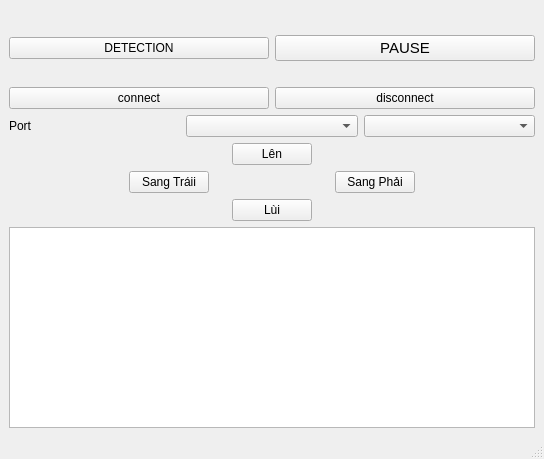
<?xml version="1.0" encoding="UTF-8"?>
<ui version="4.0">
 <class>MainWindow</class>
 <widget class="QMainWindow" name="MainWindow">
  <property name="geometry">
   <rect>
    <x>0</x>
    <y>0</y>
    <width>544</width>
    <height>459</height>
   </rect>
  </property>
  <property name="windowTitle">
   <string>MainWindow</string>
  </property>
  <widget class="QWidget" name="centralwidget">
   <layout class="QVBoxLayout" name="verticalLayout">
    <item>
     <layout class="QHBoxLayout" name="horizontalLayout">
      <item>
       <spacer name="horizontalSpacer">
        <property name="orientation">
         <enum>Qt::Horizontal</enum>
        </property>
        <property name="sizeType">
         <enum>QSizePolicy::Fixed</enum>
        </property>
        <property name="sizeHint" stdset="0">
         <size>
          <width>18</width>
          <height>20</height>
         </size>
        </property>
       </spacer>
      </item>
      <item>
       <widget class="QLabel" name="imgOriginal_2">
        <property name="text">
         <string/>
        </property>
       </widget>
      </item>
      <item>
       <widget class="QLabel" name="imgOriginal">
        <property name="text">
         <string/>
        </property>
       </widget>
      </item>
      <item>
       <spacer name="horizontalSpacer_3">
        <property name="orientation">
         <enum>Qt::Horizontal</enum>
        </property>
        <property name="sizeType">
         <enum>QSizePolicy::Fixed</enum>
        </property>
        <property name="sizeHint" stdset="0">
         <size>
          <width>18</width>
          <height>20</height>
         </size>
        </property>
       </spacer>
      </item>
     </layout>
    </item>
    <item>
     <layout class="QHBoxLayout" name="horizontalLayout_2">
      <item>
       <widget class="QPushButton" name="detection">
        <property name="text">
         <string>DETECTION</string>
        </property>
       </widget>
      </item>
      <item>
       <widget class="QPushButton" name="btnPauseOrResume">
        <property name="font">
         <font>
          <pointsize>11</pointsize>
         </font>
        </property>
        <property name="text">
         <string>PAUSE</string>
        </property>
       </widget>
      </item>
     </layout>
    </item>
    <item>
     <widget class="QLabel" name="label">
      <property name="text">
       <string/>
      </property>
     </widget>
    </item>
    <item>
     <layout class="QHBoxLayout" name="horizontalLayout_8">
      <item>
       <widget class="QPushButton" name="Connect">
        <property name="text">
         <string>connect</string>
        </property>
       </widget>
      </item>
      <item>
       <widget class="QPushButton" name="Disconnect">
        <property name="text">
         <string>disconnect</string>
        </property>
       </widget>
      </item>
     </layout>
    </item>
    <item>
     <layout class="QHBoxLayout" name="horizontalLayout_4">
      <item>
       <widget class="QLabel" name="label_2">
        <property name="text">
         <string>Port</string>
        </property>
       </widget>
      </item>
      <item>
       <widget class="QComboBox" name="comboBox"/>
      </item>
      <item>
       <widget class="QComboBox" name="comboBox_2"/>
      </item>
     </layout>
    </item>
    <item>
     <layout class="QHBoxLayout" name="horizontalLayout_5">
      <item>
       <spacer name="horizontalSpacer_2">
        <property name="orientation">
         <enum>Qt::Horizontal</enum>
        </property>
        <property name="sizeHint" stdset="0">
         <size>
          <width>58</width>
          <height>20</height>
         </size>
        </property>
       </spacer>
      </item>
      <item>
       <widget class="QPushButton" name="Len">
        <property name="text">
         <string>Lên</string>
        </property>
       </widget>
      </item>
      <item>
       <spacer name="horizontalSpacer_4">
        <property name="orientation">
         <enum>Qt::Horizontal</enum>
        </property>
        <property name="sizeHint" stdset="0">
         <size>
          <width>40</width>
          <height>20</height>
         </size>
        </property>
       </spacer>
      </item>
     </layout>
    </item>
    <item>
     <layout class="QHBoxLayout" name="horizontalLayout_3">
      <item>
       <spacer name="horizontalSpacer_8">
        <property name="orientation">
         <enum>Qt::Horizontal</enum>
        </property>
        <property name="sizeHint" stdset="0">
         <size>
          <width>40</width>
          <height>20</height>
         </size>
        </property>
       </spacer>
      </item>
      <item>
       <widget class="QPushButton" name="Sang_Trai">
        <property name="text">
         <string>Sang Tráii</string>
        </property>
       </widget>
      </item>
      <item>
       <spacer name="horizontalSpacer_5">
        <property name="orientation">
         <enum>Qt::Horizontal</enum>
        </property>
        <property name="sizeHint" stdset="0">
         <size>
          <width>40</width>
          <height>20</height>
         </size>
        </property>
       </spacer>
      </item>
      <item>
       <widget class="QPushButton" name="Sang_Phai">
        <property name="text">
         <string>Sang Phải</string>
        </property>
       </widget>
      </item>
      <item>
       <spacer name="horizontalSpacer_9">
        <property name="orientation">
         <enum>Qt::Horizontal</enum>
        </property>
        <property name="sizeHint" stdset="0">
         <size>
          <width>40</width>
          <height>20</height>
         </size>
        </property>
       </spacer>
      </item>
     </layout>
    </item>
    <item>
     <layout class="QHBoxLayout" name="horizontalLayout_7">
      <item>
       <spacer name="horizontalSpacer_6">
        <property name="orientation">
         <enum>Qt::Horizontal</enum>
        </property>
        <property name="sizeHint" stdset="0">
         <size>
          <width>40</width>
          <height>20</height>
         </size>
        </property>
       </spacer>
      </item>
      <item>
       <widget class="QPushButton" name="Lui">
        <property name="text">
         <string>Lùi</string>
        </property>
       </widget>
      </item>
      <item>
       <spacer name="horizontalSpacer_7">
        <property name="orientation">
         <enum>Qt::Horizontal</enum>
        </property>
        <property name="sizeHint" stdset="0">
         <size>
          <width>40</width>
          <height>20</height>
         </size>
        </property>
       </spacer>
      </item>
     </layout>
    </item>
    <item>
     <widget class="QTextEdit" name="textEdit"/>
    </item>
   </layout>
  </widget>
  <widget class="QMenuBar" name="menubar">
   <property name="geometry">
    <rect>
     <x>0</x>
     <y>0</y>
     <width>544</width>
     <height>21</height>
    </rect>
   </property>
  </widget>
  <widget class="QStatusBar" name="statusBar"/>
 </widget>
 <resources/>
 <connections/>
</ui>
